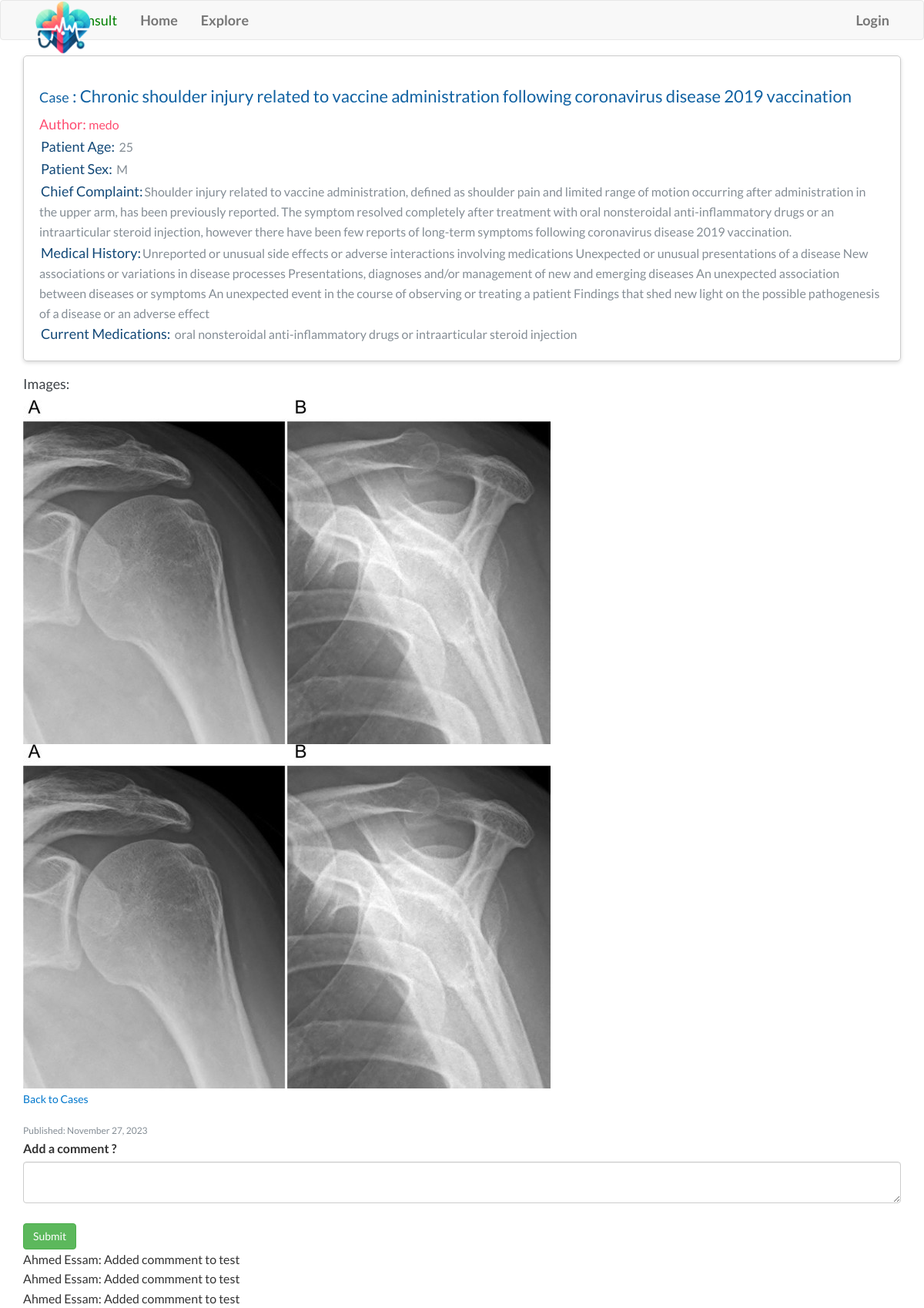
/show_case/4, run on the app's committed database.
### app/models.py (models this page shows, shortened)
class Case(db.Model):
    id = db.Column(db.Integer, primary_key=True)
    title = db.Column(db.String(140))
    question = db.Column(db.String(140))
    patient_age = db.Column(db.String(20))
    patient_sex = db.Column(db.String(10))
    chief_complaint = db.Column(db.Text)
    medical_history = db.Column(db.Text)
    current_medications = db.Column(db.Text)
    image_files = db.Column(db.String(255))  # Store file paths for images
    lab_files = db.Column(db.String(255))  # Store file paths for lab files
    timestamp = db.Column(db.DateTime, index=True, default=datetime.utcnow)
    user_id = db.Column(db.Integer, db.ForeignKey('user.id'))
    comments = db.relationship('Comment', backref='case', lazy='dynamic')
    def get_images(self):
        return self.image_files.split(',') if self.image_files else []
    def get_lab_files(self):
        return self.lab_files.split(",") if self.lab_files else []

class User(UserMixin,db.Model):
    id = db.Column(db.Integer, primary_key=True)
    username = db.Column(db.String(65), index=True, unique=True)
    email = db.Column(db.String(120), index=True, unique=True)
    password_hash = db.Column(db.String(128))
    bio = db.Column(db.String(200))
    medical_degree = db.Column(db.String(100))
    speciality = db.Column(db.String(100))
    licenses = db.Column(db.String(200))
    last_seen = db.Column(db.DateTime, default=datetime.utcnow)
    cases = db.relationship('Case', backref='author', lazy="dynamic")
    followed = db.relationship(
        'User',
        secondary=followers,
        primaryjoin=(followers.c.follower_id == id),
        secondaryjoin=(followers.c.followed_id == id),
        backref=db.backref('followers',lazy='dynamic'),
        lazy='dynamic'
        )
    comments= db.relationship('Comment', backref='author', lazy='dynamic')

class Comment(db.Model):
    id = db.Column(db.Integer, primary_key=True)
    text = db.Column(db.Text)
    timestamp = db.Column(db.DateTime, index=True, default=datetime.utcnow)
    user_id = db.Column(db.Integer, db.ForeignKey('user.id'))
    case_id = db.Column(db.Integer, db.ForeignKey('case.id'))

### app/routes.py (the view, shortened to what this page needs)
@app.route("/show_case/<case_id>", methods=['GET', 'POST'])
def show_case(case_id):
    case = Case.query.get_or_404(case_id)
    comments = case.comments.order_by(Comment.timestamp.desc())
    form = CommentForm()
    if case:
        comments = case.comments.order_by(Comment.timestamp.desc())
        return render_template('show_case.html', title=case.title, case=case, form=form, comments=comments)

### forms.py
class CommentForm(FlaskForm):
    text = TextAreaField('Leave a comment', validators=[DataRequired()])
    submit = SubmitField('Submit')

### app/routes.py (called while the page is built)
@app.before_request
def before_request():
    if current_user.is_authenticated:
        current_user.last_seen = datetime.utcnow()
        db.session.commit()

### app/templates/show_case.html (shortened to what this page needs)
{% extends "base.html" %}
{% import 'bootstrap/wtf.html' as wtf %}
{% block head %}
    {{ super() }}
    <link rel="stylesheet" href="{{ url_for('static', filename='css/show_case.css') }}">
{% endblock %}
{% block app_content %}
<div class="case-card">
  <h1 class="case-title"><span>Case</span> : {{ case.title }}</h1>
  <p class="case-author" style="color:#FF4D71;"><span>Author: </span>{{ case.author.username }}</p>
  <p class="case-detail""><span style="color:#124877;padding:2px;">Patient Age: </span>{{ case.patient_age }}</p>
  <p class="case-detail""><span style="color:#124877;padding:2px;">Patient Sex: </span>{{ case.patient_sex }}</p>
  <p class="case-detail""><span style="color:#124877;padding:2px;">Chief Complaint:</span>{{ case.chief_complaint }}</p>
  <p class="case-detail""><span style="color:#124877;padding:2px;">Medical History:</span>{{ case.medical_history }}</p>
  <p class="case-detail""><span style="color:#124877;padding:2px;">Current Medications: </span>{{ case.current_medications }}</p>
</div>
{% if case.get_images() %}
  <h2 class="case-subtitle">Images:</h2>
  <ul class="case-images">
    {% for image_path in case.get_images() %}
      <li>
        <img class="case-image" src="{{ url_for('static', filename=image_path) }}" alt="Image">
      </li>
    {% endfor %}
  </ul>
{% endif %}
<p><a class="case-back-link" href="{{ url_for('explore') }}">Back to Cases</a></p>
<p class="case-date">Published: {{ case.timestamp.strftime('%B %d, %Y') }}</p>
<div class="comment_form">
  <form action="{{ url_for('show_case', case_id=case.id) if case else '#' }}"    {{ form.hidden_tag() }}
    <label for="comments">Add a comment ?</label>
    {{ form.text(class="form-control") }}
    <br>
    <button type="submit" class="btn btn-success">Submit</button>
  </form>
</div>
{% for comment in comments %}
    <p>{{ comment.author.username }}: {{ comment.text }}</p>
{% endfor %}
{% endblock %}

### app/templates/base.html (shortened to what this page needs)
{% extends 'bootstrap/base.html' %}
{% block head %}
    {{ super() }}
    <link rel="stylesheet" href="{{ url_for('static', filename='css/base.css') }}">
    <link rel="stylesheet" href="https://cdnjs.cloudflare.com/ajax/libs/font-awesome/5.15.3/css/all.min.css">
{% endblock %}
{% block navbar %}
    <nav class="navbar navbar-default">
        <div class="container">
            <div class="navbar-header">
                <a  href="{{ url_for('index') }}">
                    <img id="logo" src="{{ url_for('static', filename='images/mediconsult_.png') }}">
                </a>
                <a class="navbar-brand" href="{{ url_for('index') }}" style="color:green; margin-left:5px">MediConsult</a>            </div>
                <div class="collapse navbar-collapse" id="bs-example-navbar-collapse-1">
                <ul class="nav navbar-nav">
                    <li><a href="{{ url_for('index') }}">Home</a></li>
                    <li><a href="{{ url_for('explore') }}">Explore</a></li>
                </ul>
                <ul class="nav navbar-nav navbar-right">
                    {% if current_user.is_anonymous %}
                    <li><a href="{{ url_for('login') }}">Login</a></li>
                    {% else %}
                    <li><a href="{{ url_for('user', username=current_user.username) }}">Profile</a></li>
                    <li><a href="{{ url_for('logout') }}">Logout</a></li>
                    {% endif %}
                </ul>
            </div>
        </div>
    </nav>
{% endblock %}
{% block content %}
    <div class="container">
        {% block app_content %}{% endblock %}
    </div>
{% endblock %}

### app/static/css/base.css (style rules this page uses)
body, ul, li, p { margin: 0; padding: 0; }
body { margin: 0 !important; font-family: 'Lato', sans-serif; line-height: 1.6; font-size: 16px; min-height: 100vh; overflow-x: hidden; }
#logo { width: 10%; position: absolute; top: -24px; left: 20px; margin-right: 3px; z-index: 10; }
.navbar-brand { margin-left: 3px; }
nav li a { font-weight: 600; font-size: 18px; }
li { list-style-type: none; }

### app/static/css/show_case.css (style rules this page uses)
.case-card { border: 1px solid #ccc; border-radius: 5px; padding: 20px; margin-bottom: 20px; box-shadow: 0 2px 5px rgba(0, 0, 0, 0.15); }
.case-card span { font-size: 18px; }
.case-title { font-size: 22px; color: #0f61a2; margin-bottom: 10px; }
.case-author, .case-detail { font-size: 16px; color: #848d95; }
.case-subtitle { font-size: 18px; color: #3c4146; margin-top: 20px; }
.case-date { font-size: 12px; color: #848d95; margin-top: 20px; }
.case-back-link { color: #07c; text-decoration: none; font-size: 14px; }

### data on the page
Case: title "Chronic shoulder injury related to vaccine administration following coronavirus disease 2019 vaccination", patient_age "25", patient_sex "M", chief_complaint "Shoulder injury related to vaccine administration, defined as shoulder pain and limited range of motion occurring after administration in the upper arm, has been previously reported. The symptom resolved completely after treatment with oral nonsteroidal anti-inflammatory drugs or an intraarticular steroid injection, however there have been few reports of long-term symptoms following coronavirus disease 2019 vaccination.", medical_history "Unreported or unusual side effects or adverse interactions involving medications Unexpected or unusual presentations of a disease New associations or variations in disease processes Presentations, diagnoses and/or management of new and emerging diseases An unexpected association between diseases or symptoms An unexpected event in the course of observing or treating a patient Findings that shed new light on the possible pathogenesis of a disease or an adverse effect", current_medications "oral nonsteroidal anti-inflammatory drugs or intraarticular steroid injection", timestamp "November 27, 2023"
User: author.username "medo"
Comment: author.username "Ahmed Essam", text "Added commment to test"
Comment: author.username "Ahmed Essam", text "Added commment to test"
Comment: author.username "Ahmed Essam", text "Added commment to test"
